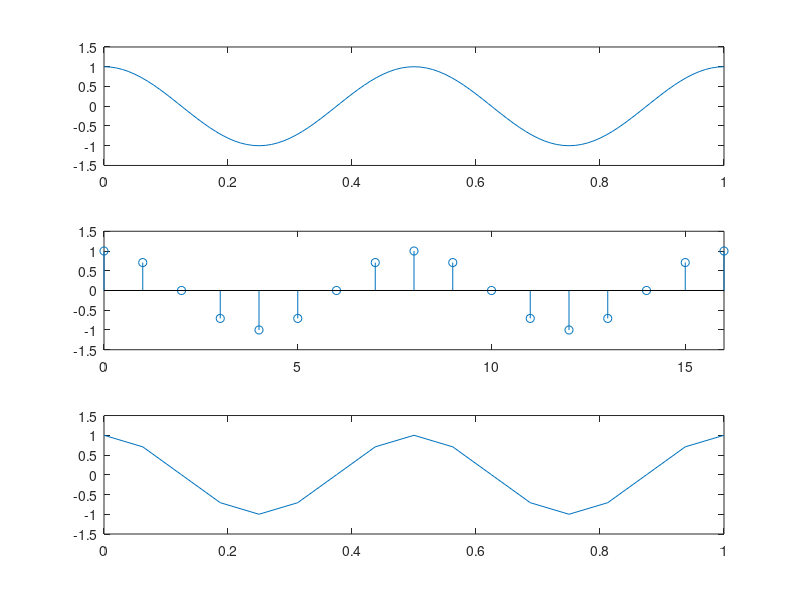

Reproduce this figure in MATLAB.
t=0:0.01:1;                    % 독립변수 시간t
f=2;                           % 주파수 = 2
x1=cos(2*pi*f*t);              % 샘플링 전 함수 x1
subplot(3,1,1), plot(t, x1)    % 샘플링 전 연속신호를 그래프로 출력
axis([0 1 -1.5 1.5])           % 그래프를 편하게 보기위해 폭 설정
fs=16;                         % 샘플링수를 주파수 두배 보다 큰 수로 설정
n=0:1:fs;                      % 1초 동안 취하는 샘플링 값
x2=cos(2*pi*f*n/fs);           % 샘플링 할 함수 x2
subplot(3,1,2), stem(n, x2)    % 샘플링 된 이산신호를 그래프로 출력
axis([0 fs -1.5 1.5])
subplot(3,1,3), plot(n/fs, x2) % 샘플링 된 연속신호 그래프로 출력
axis([0 1 -1.5 1.5])
